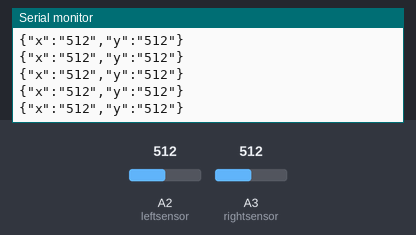
Recording of a sketch running on a simulated Arduino Uno, built with avr-gcc and run on an emulated ATmega328P. Parts: the last lines printed to the serial monitor. The inputs (shaded band) are chosen by the test bench; at power-on: A2 (leftsensor) = 512, A3 (rightsensor) = 512.

Above: at 1.2 s.
1.3 s: A2 (leftsensor) set to 104
At 1.9 s:
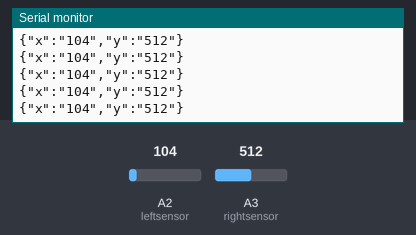
4.3 s: A2 (leftsensor) set to 89
At 5.0 s:
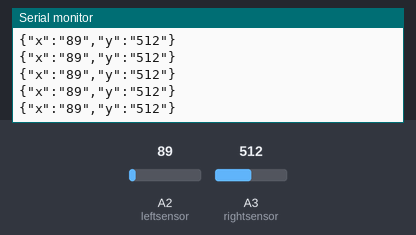
8.8 s: A3 (rightsensor) set to 110
At 9.3 s:
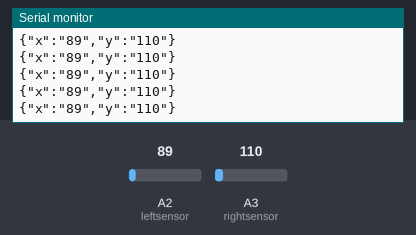
11.8 s: A3 (rightsensor) set to 95
At 12.7 s:
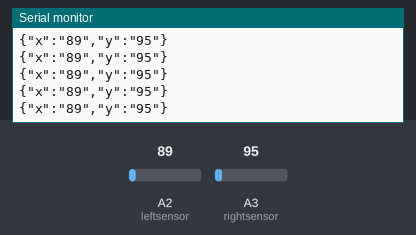
Timing chart, 0 to 14.8 s (numbered marks = the images above; inputs shaded):
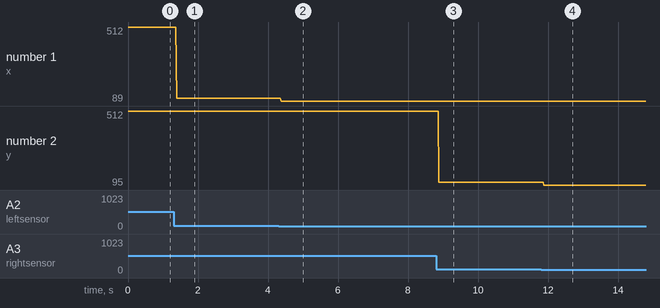

The sketch:

arduino_data.ino
```cpp
int leftsensor = A2;
int rightsensor = A3;
int sensorValue1 = 0;
int sensorValue2 = 0;
void setup() {
  // put your setup code here, to run once:
  Serial.begin(9600);
}

void loop() {
  // put your main code here, to run repeatedly:
  sensorValue1 = analogRead(leftsensor);
  sensorValue2 = analogRead(rightsensor);

  String temp = "{\"x\":\"";
    temp += sensorValue1;
    temp +="\",\"y\":\"";
    temp += sensorValue2;
    temp +="\"}";

Serial.println(temp); //convert the data to string, so In node js we can parse it

  //Serial.print(sensorValue1 + ',' + sensorValue2); // data serialization on .csv format
  // Serial.print(String(sensorValue1) + ',' + String(sensorValue2)); // if not work, use this
  // Serial.println(sensorValue2);

  delay(1);
}
```

Measured:
- after the input at 1.3 s, the serial monitor: prints a new line after 0.09 s (image 1)
- after the input at 4.3 s, the serial monitor: prints a new line after 0.08 s (image 2)
- after the input at 8.8 s, the serial monitor: prints a new line after 0.09 s (image 3)
- after the input at 11.8 s, the serial monitor: prints a new line after 0.08 s (image 4)
- plotted number 1: 512 → 104 after the input at 1.3 s, 104 → 89 after the input at 4.3 s
- plotted number 2: 512 → 110 after the input at 8.8 s, 110 → 95 after the input at 11.8 s
